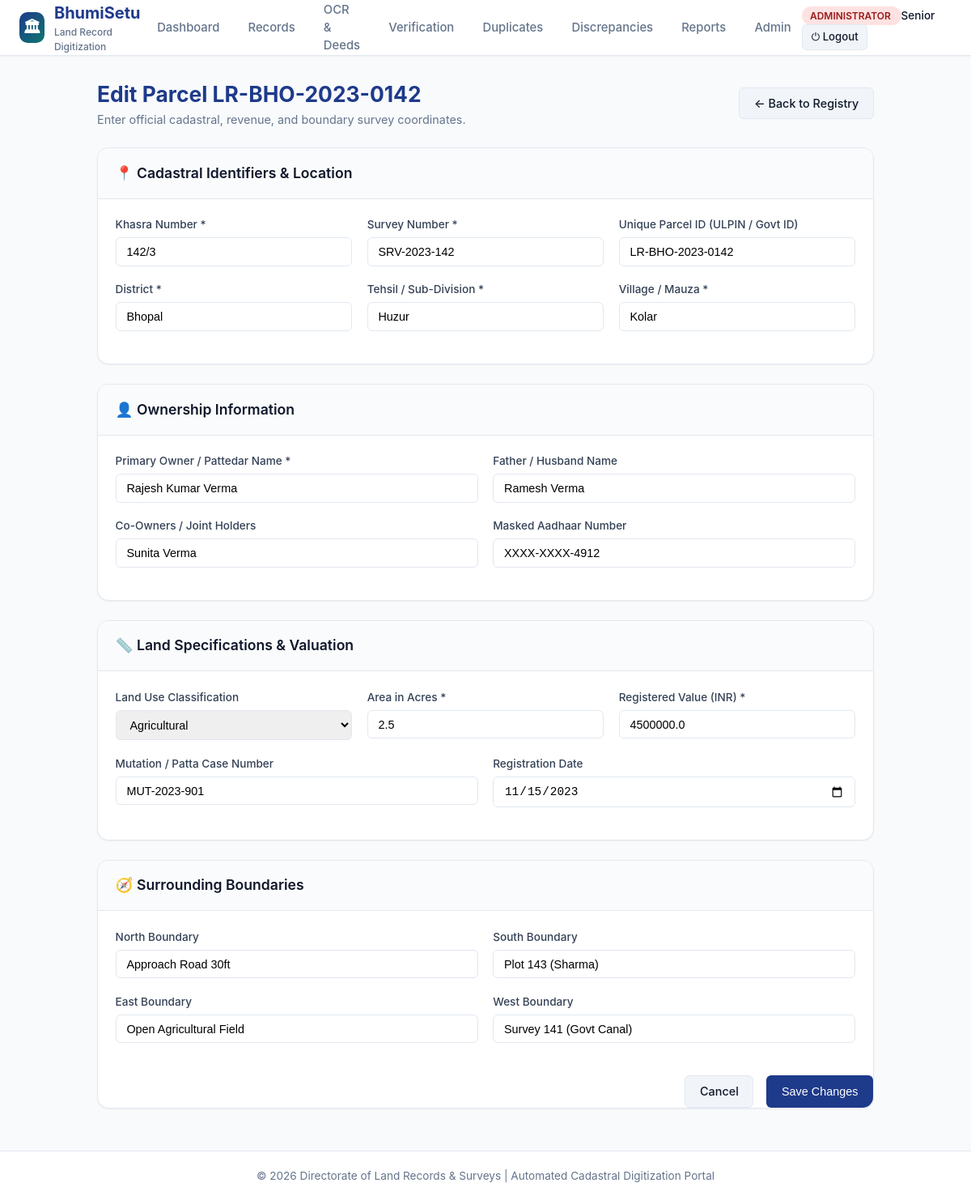
The page /records/1/edit (signed in) on the database its author committed.
### models/user.py (models this page shows, shortened)
class User(UserMixin, db.Model):
    __tablename__ = 'users'
    id = db.Column(db.Integer, primary_key=True)
    email = db.Column(db.String(120), unique=True, nullable=False, index=True)
    name = db.Column(db.String(120), nullable=False)
    password_hash = db.Column(db.String(256), nullable=False)
    role = db.Column(db.String(50), nullable=False, default='Revenue Officer')
    department = db.Column(db.String(100), default='Revenue & Land Records Dept')
    is_active = db.Column(db.Boolean, default=True)
    created_at = db.Column(db.DateTime, default=datetime.utcnow)
    created_records = db.relationship('LandRecord', backref='creator', lazy=True, foreign_keys='LandRecord.created_by_id')
    uploaded_docs = db.relationship('Document', backref='uploader', lazy=True, foreign_keys='Document.uploaded_by_id')
    verifications = db.relationship('Verification', backref='verifier', lazy=True, foreign_keys='Verification.verified_by_id')
    audit_logs = db.relationship('AuditLog', backref='user', lazy=True, foreign_keys='AuditLog.user_id')
    @property
    def is_admin(self):
        return self.role == 'Administrator'
    @property
    def is_verification_officer(self):
        return self.role in ['Verification Officer', 'Administrator']

### models/land_record.py (models this page shows, shortened)
class LandRecord(db.Model):
    __tablename__ = 'land_records'
    id = db.Column(db.Integer, primary_key=True)
    khasra_number = db.Column(db.String(64), nullable=False, index=True)
    survey_number = db.Column(db.String(64), nullable=False, index=True)
    parcel_id = db.Column(db.String(64), unique=True, nullable=False, index=True)
    owner_name = db.Column(db.String(150), nullable=False, index=True)
    co_owners = db.Column(db.String(300), nullable=True)
    father_or_husband_name = db.Column(db.String(150), nullable=True)
    aadhaar_masked = db.Column(db.String(20), nullable=True)
    district = db.Column(db.String(100), nullable=False, index=True)
    tehsil = db.Column(db.String(100), nullable=False)
    village = db.Column(db.String(100), nullable=False, index=True)
    pincode = db.Column(db.String(10), nullable=True)
    land_type = db.Column(db.String(50), nullable=False, default='Agricultural')
    area_acres = db.Column(db.Float, nullable=False, default=0.0)
    area_sqft = db.Column(db.Float, nullable=True, default=0.0)
    market_value = db.Column(db.Float, nullable=False, default=0.0)
    mutation_number = db.Column(db.String(64), nullable=True)
    registration_date = db.Column(db.Date, nullable=True)
    north_boundary = db.Column(db.String(200), nullable=True)
    south_boundary = db.Column(db.String(200), nullable=True)
    east_boundary = db.Column(db.String(200), nullable=True)
    west_boundary = db.Column(db.String(200), nullable=True)
    status = db.Column(db.String(50), default='Pending Verification', index=True)
    duplicate_risk = db.Column(db.String(20), default='None')
    duplicate_matched_id = db.Column(db.Integer, nullable=True)
    duplicate_notes = db.Column(db.Text, nullable=True)
    mismatch_detected = db.Column(db.Boolean, default=False)
    mismatch_notes = db.Column(db.Text, nullable=True)
    created_by_id = db.Column(db.Integer, db.ForeignKey('users.id'), nullable=False)
    created_at = db.Column(db.DateTime, default=datetime.utcnow)
    updated_at = db.Column(db.DateTime, default=datetime.utcnow, onupdate=datetime.utcnow)
    documents = db.relationship('Document', backref='record', lazy=True, cascade='all, delete-orphan')
    verifications = db.relationship('Verification', backref='record', lazy=True, cascade='all, delete-orphan', order_by='desc(Verification.verification_date)')

### routes/records.py (the view, shortened to what this page needs)
@records_bp.route('/records/<int:record_id>/edit', methods=['GET', 'POST'])
@login_required
@role_required('Revenue Officer', 'Administrator')
def edit_record(record_id):
    record = LandRecord.query.get_or_404(record_id)
    return render_template('record_form.html', record=record)

### templates/record_form.html (shortened to what this page needs)
{% extends "base.html" %}
{% block content %}
<div style="max-width: 960px; margin: 0 auto;">
  <div style="display: flex; justify-content: space-between; align-items: center; margin-bottom: 1.5rem;">
    <div>
      <h1 style="font-size: 1.65rem; font-weight: 700; color: var(--primary);">
        {% if record %}Edit Parcel {{ record.parcel_id }}{% else %}Digitize New Land Record{% endif %}
      </h1>
      <p style="color: var(--text-muted); font-size: 0.9rem;">
        {% if prefill and prefill.linked_document_id %}
        Pre-populated with OCR entities extracted from uploaded deed document #{{ prefill.linked_document_id }}.
        {% else %}
        Enter official cadastral, revenue, and boundary survey coordinates.
        {% endif %}
      </p>
    </div>
    <a href="{{ url_for('records.list_records') }}" class="btn btn-secondary">&#8592; Back to Registry</a>
  </div>
  <form method="POST" action="{% if record %}{{ url_for('records.edit_record', record_id=record.id) }}{% else %}{{ url_for('records.create_record') }}{% endif %}">
    <div class="card">
      <div class="card-header">
        <h3 class="card-title">&#128205; Cadastral Identifiers & Location</h3>
      </div>
      <div class="card-body">
        <div class="form-row">
          <div class="form-group">
            <label class="form-label" for="khasra_number">Khasra Number *</label>
            <input type="text" id="khasra_number" name="khasra_number" class="form-control" required placeholder="e.g. 142/3 or 88/1A" value="{{ record.khasra_number if record else (prefill.khasra_number if prefill else '') }}">
          </div>
          <div class="form-group">
            <label class="form-label" for="survey_number">Survey Number *</label>
            <input type="text" id="survey_number" name="survey_number" class="form-control" required placeholder="e.g. SRV-2024-88A" value="{{ record.survey_number if record else (prefill.survey_number if prefill else '') }}">
          </div>
          <div class="form-group">
            <label class="form-label" for="parcel_id">Unique Parcel ID (ULPIN / Govt ID)</label>
            <input type="text" id="parcel_id" name="parcel_id" class="form-control" placeholder="Leave empty to auto-generate" value="{{ record.parcel_id if record else '' }}" {% if record %}readonly{% endif %}>
          </div>
        </div>
        <div class="form-row">
          <div class="form-group">
            <label class="form-label" for="district">District *</label>
            <input type="text" id="district" name="district" class="form-control" required placeholder="e.g. Bhopal, Jaipur, Raipur" value="{{ record.district if record else (prefill.district if prefill else '') }}">
          </div>
          <div class="form-group">
            <label class="form-label" for="tehsil">Tehsil / Sub-Division *</label>
            <input type="text" id="tehsil" name="tehsil" class="form-control" required placeholder="e.g. Huzur, Malviya Nagar" value="{{ record.tehsil if record else (prefill.tehsil if prefill else '') }}">
          </div>
          <div class="form-group">
            <label class="form-label" for="village">Village / Mauza *</label>
            <input type="text" id="village" name="village" class="form-control" required placeholder="e.g. Kolar, Chandanpur" value="{{ record.village if record else (prefill.village if prefill else '') }}">
          </div>
        </div>
      </div>
    </div>
    <div class="card">
      <div class="card-header">
        <h3 class="card-title">&#128100; Ownership Information</h3>
      </div>
      <div class="card-body">
        <div class="form-row">
          <div class="form-group">
            <label class="form-label" for="owner_name">Primary Owner / Pattedar Name *</label>
            <input type="text" id="owner_name" name="owner_name" class="form-control" required placeholder="Full Name as in Deed" value="{{ record.owner_name if record else (prefill.owner_name if prefill else '') }}">
          </div>
          <div class="form-group">
            <label class="form-label" for="father_or_husband_name">Father / Husband Name</label>
            <input type="text" id="father_or_husband_name" name="father_or_husband_name" class="form-control" placeholder="Relation Name" value="{{ record.father_or_husband_name if record else (prefill.father_or_husband_name if prefill else '') }}">
          </div>
        </div>
        <div class="form-row">
          <div class="form-group">
            <label class="form-label" for="co_owners">Co-Owners / Joint Holders</label>
            <input type="text" id="co_owners" name="co_owners" class="form-control" placeholder="Comma-separated co-owners" value="{{ record.co_owners if record else (prefill.co_owners if prefill else '') }}">
          </div>
          <div class="form-group">
            <label class="form-label" for="aadhaar_masked">Masked Aadhaar Number</label>
            <input type="text" id="aadhaar_masked" name="aadhaar_masked" class="form-control" placeholder="XXXX-XXXX-1234" value="{{ record.aadhaar_masked if record else '' }}">
          </div>
        </div>
      </div>
    </div>
    <div class="card">
      <div class="card-header">
        <h3 class="card-title">&#128207; Land Specifications & Valuation</h3>
      </div>
      <div class="card-body">
        <div class="form-row">
          <div class="form-group">
            <label class="form-label" for="land_type">Land Use Classification</label>
            <select id="land_type" name="land_type" class="form-control">
              {% for lt in ['Agricultural', 'Residential', 'Commercial', 'Industrial', 'Government/Forest'] %}
              <option value="{{ lt }}" {% if (record and record.land_type == lt) %}selected{% endif %}>{{ lt }}</option>
              {% endfor %}
            </select>
          </div>
          <div class="form-group">
            <label class="form-label" for="area_acres">Area in Acres *</label>
            <input type="number" step="0.01" id="area_acres" name="area_acres" class="form-control" required placeholder="e.g. 2.45" value="{{ record.area_acres if record else (prefill.area_acres if prefill else '') }}">
          </div>
          <div class="form-group">
            <label class="form-label" for="market_value">Registered Value (INR) *</label>
            <input type="number" step="1000" id="market_value" name="market_value" class="form-control" required placeholder="e.g. 4500000" value="{{ record.market_value if record else (prefill.market_value if prefill else '') }}">
          </div>
        </div>
        <div class="form-row">
          <div class="form-group">
            <label class="form-label" for="mutation_number">Mutation / Patta Case Number</label>
            <input type="text" id="mutation_number" name="mutation_number" class="form-control" placeholder="e.g. MUT-2024-819" value="{{ record.mutation_number if record else '' }}">
          </div>
          <div class="form-group">
            <label class="form-label" for="registration_date">Registration Date</label>
            <input type="date" id="registration_date" name="registration_date" class="form-control" value="{{ record.registration_date.strftime('%Y-%m-%d') if (record and record.registration_date) else (prefill.registration_date if prefill else '') }}">
          </div>
        </div>
      </div>
    </div>
    <div class="card">
      <div class="card-header">
        <h3 class="card-title">&#129517; Surrounding Boundaries</h3>
      </div>
      <div class="card-body">
        <div class="form-row">
          <div class="form-group">
            <label class="form-label" for="north_boundary">North Boundary</label>
            <input type="text" id="north_boundary" name="north_boundary" class="form-control" placeholder="Road, Neighbor, Survey..." value="{{ record.north_boundary if record else (prefill.north_boundary if prefill else '') }}">
          </div>
          <div class="form-group">
            <label class="form-label" for="south_boundary">South Boundary</label>
            <input type="text" id="south_boundary" name="south_boundary" class="form-control" placeholder="Road, Canal, Survey..." value="{{ record.south_boundary if record else (prefill.south_boundary if prefill else '') }}">
          </div>
        </div>
        <div class="form-row">
          <div class="form-group">
            <label class="form-label" for="east_boundary">East Boundary</label>
            <input type="text" id="east_boundary" name="east_boundary" class="form-control" placeholder="Field, Plot..." value="{{ record.east_boundary if record else (prefill.east_boundary if prefill else '') }}">
          </div>
          <div class="form-group">
            <label class="form-label" for="west_boundary">West Boundary</label>
            <input type="text" id="west_boundary" name="west_boundary" class="form-control" placeholder="School, Road..." value="{{ record.west_boundary if record else (prefill.west_boundary if prefill else '') }}">
          </div>
        </div>
      </div>
      <div class="card-footer" style="display: flex; justify-content: flex-end; gap: 1rem;">
        <a href="{{ url_for('records.list_records') }}" class="btn btn-secondary">Cancel</a>
        <button type="submit" class="btn btn-primary btn-lg">{% if record %}Save Changes{% else %}Save & Run Duplicate Check{% endif %}</button>
      </div>
    </div>
  </form>
</div>
{% endblock %}

### templates/base.html (shortened to what this page needs)
<!DOCTYPE html>
<html lang="en">
<head>
  <link rel="stylesheet" href="{{ url_for('static', filename='css/style.css') }}">
</head>
<body>
  <header class="navbar">
    <div class="nav-container">
      <a href="{{ url_for('dashboard.root') }}" class="brand-logo">
        <div class="brand-icon">&#127963;</div>
        <div>
          <span>BhumiSetu</span>
          <span style="font-size: 0.75rem; display: block; color: var(--text-muted); font-weight: 500;">Land Record Digitization</span>
        </div>
      </a>
      {% if current_user.is_authenticated %}
      <nav>
        <ul class="nav-links">
          <li class="nav-item"><a href="{{ url_for('dashboard.index') }}">Dashboard</a></li>
          <li class="nav-item"><a href="{{ url_for('records.list_records') }}">Records</a></li>
          <li class="nav-item"><a href="{{ url_for('documents.list_documents') }}">OCR & Deeds</a></li>
          {% if current_user.is_verification_officer or current_user.is_admin %}
          <li class="nav-item"><a href="{{ url_for('verification.queue') }}">Verification</a></li>
          {% endif %}
          <li class="nav-item"><a href="{{ url_for('records.view_duplicates') }}">Duplicates</a></li>
          <li class="nav-item"><a href="{{ url_for('records.view_mismatches') }}">Discrepancies</a></li>
          <li class="nav-item"><a href="{{ url_for('reports.report_center') }}">Reports</a></li>
          {% if current_user.is_admin %}
          <li class="nav-item"><a href="{{ url_for('admin.index') }}">Admin</a></li>
          {% endif %}
        </ul>
      </nav>
      <div class="user-badge-wrap">
        <span class="role-pill {% if current_user.is_admin %}role-admin{% elif current_user.role == 'Verification Officer' %}role-verify{% else %}role-revenue{% endif %}">
          {{ current_user.role }}
        </span>
        <span style="font-size: 0.85rem; font-weight: 500;">{{ current_user.name.split(' ')[0] }}</span>
        <a href="{{ url_for('auth.logout') }}" class="btn btn-sm btn-secondary" title="Logout">&#9211; Logout</a>
      </div>
      {% else %}
      <div>
        <a href="{{ url_for('auth.login') }}" class="btn btn-primary">Sign In</a>
      </div>
      {% endif %}
    </div>
  </header>
  <main class="main-wrapper">
    {% block content %}{% endblock %}
  </main>
  <footer>
    <div style="max-width: 1350px; margin: 0 auto; padding: 0 1.5rem;">
      <p>&copy; 2026 Directorate of Land Records & Surveys | Automated Cadastral Digitization Portal</p>
    </div>
  </footer>
</body>
</html>

### rows shown on the page
User: role "ADMINISTRATOR", name "Senior"
LandRecord: parcel_id "LR-BHO-2023-0142", khasra_number "142/3", survey_number "SRV-2023-142", district "Bhopal", tehsil "Huzur", village "Kolar", owner_name "Rajesh Kumar Verma", father_or_husband_name "Ramesh Verma", co_owners "Sunita Verma", aadhaar_masked "XXXX-XXXX-4912", land_type "Agricultural", area_acres "2.5", market_value "4500000.0", mutation_number "MUT-2023-901", registration_date "11/15/2023", north_boundary "Approach Road 30ft", south_boundary "Plot 143 (Sharma)", east_boundary "Open Agricultural Field", west_boundary "Survey 141 (Govt Canal)"
